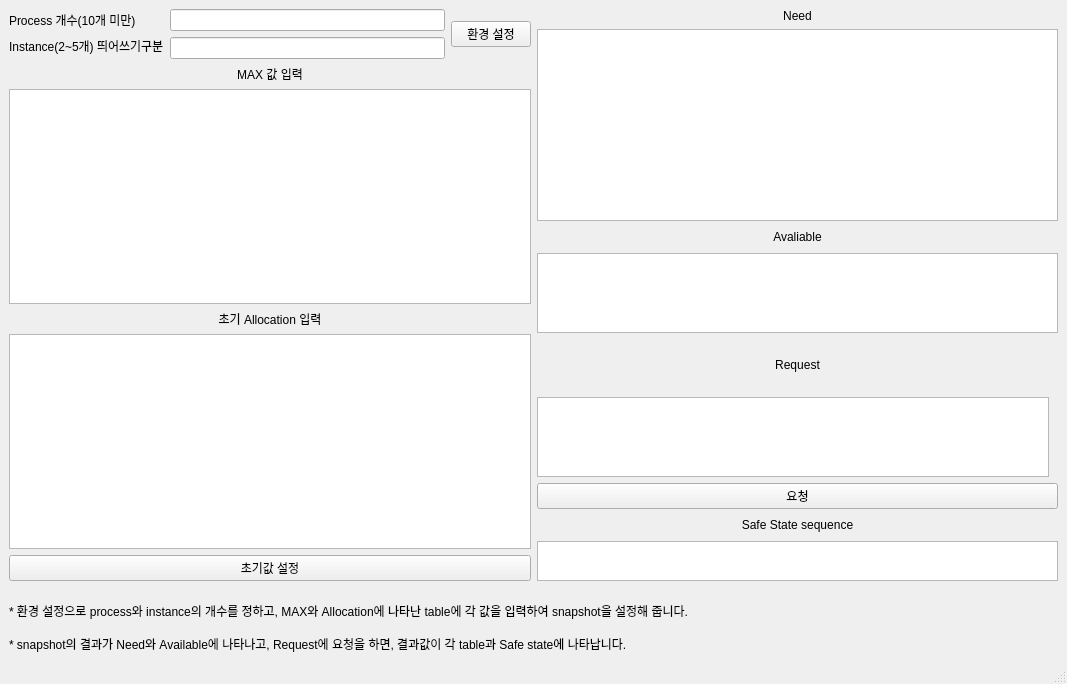
<?xml version="1.0" encoding="UTF-8"?>
<ui version="4.0">
 <class>MainWindow</class>
 <widget class="QMainWindow" name="MainWindow">
  <property name="geometry">
   <rect>
    <x>0</x>
    <y>0</y>
    <width>1067</width>
    <height>684</height>
   </rect>
  </property>
  <property name="windowTitle">
   <string>MainWindow</string>
  </property>
  <widget class="QWidget" name="centralwidget">
   <layout class="QHBoxLayout" name="horizontalLayout_4">
    <item>
     <layout class="QVBoxLayout" name="verticalLayout_15">
      <item>
       <layout class="QHBoxLayout" name="horizontalLayout_3">
        <item>
         <layout class="QVBoxLayout" name="verticalLayout_7">
          <item>
           <layout class="QHBoxLayout" name="horizontalLayout_2">
            <item>
             <layout class="QHBoxLayout" name="horizontalLayout">
              <item>
               <layout class="QVBoxLayout" name="verticalLayout">
                <item>
                 <widget class="QLabel" name="label">
                  <property name="sizePolicy">
                   <sizepolicy hsizetype="Preferred" vsizetype="Fixed">
                    <horstretch>0</horstretch>
                    <verstretch>0</verstretch>
                   </sizepolicy>
                  </property>
                  <property name="text">
                   <string>Process 개수(10개 미만)</string>
                  </property>
                 </widget>
                </item>
                <item>
                 <widget class="QLabel" name="label_2">
                  <property name="sizePolicy">
                   <sizepolicy hsizetype="Preferred" vsizetype="Fixed">
                    <horstretch>0</horstretch>
                    <verstretch>0</verstretch>
                   </sizepolicy>
                  </property>
                  <property name="text">
                   <string>Instance(2~5개) 띄어쓰기구분</string>
                  </property>
                 </widget>
                </item>
               </layout>
              </item>
              <item>
               <layout class="QVBoxLayout" name="verticalLayout_2">
                <item>
                 <widget class="QLineEdit" name="ProcesslineEdit">
                  <property name="dragEnabled">
                   <bool>true</bool>
                  </property>
                 </widget>
                </item>
                <item>
                 <widget class="QLineEdit" name="InstancelineEdit"/>
                </item>
               </layout>
              </item>
             </layout>
            </item>
            <item>
             <widget class="QPushButton" name="SettingpushButton">
              <property name="text">
               <string>환경 설정</string>
              </property>
             </widget>
            </item>
           </layout>
          </item>
          <item>
           <layout class="QVBoxLayout" name="verticalLayout_6">
            <item>
             <layout class="QVBoxLayout" name="verticalLayout_5">
              <item>
               <layout class="QVBoxLayout" name="verticalLayout_3">
                <item>
                 <widget class="QLabel" name="label_3">
                  <property name="sizePolicy">
                   <sizepolicy hsizetype="Preferred" vsizetype="Fixed">
                    <horstretch>0</horstretch>
                    <verstretch>0</verstretch>
                   </sizepolicy>
                  </property>
                  <property name="text">
                   <string>MAX 값 입력</string>
                  </property>
                  <property name="alignment">
                   <set>Qt::AlignCenter</set>
                  </property>
                 </widget>
                </item>
                <item>
                 <widget class="QTableWidget" name="Maxtable">
                  <property name="minimumSize">
                   <size>
                    <width>512</width>
                    <height>0</height>
                   </size>
                  </property>
                 </widget>
                </item>
               </layout>
              </item>
              <item>
               <layout class="QVBoxLayout" name="verticalLayout_4">
                <item>
                 <widget class="QLabel" name="label_4">
                  <property name="sizePolicy">
                   <sizepolicy hsizetype="Preferred" vsizetype="Fixed">
                    <horstretch>0</horstretch>
                    <verstretch>0</verstretch>
                   </sizepolicy>
                  </property>
                  <property name="text">
                   <string>초기 Allocation 입력</string>
                  </property>
                  <property name="alignment">
                   <set>Qt::AlignCenter</set>
                  </property>
                 </widget>
                </item>
                <item>
                 <widget class="QTableWidget" name="Allocationtable">
                  <property name="minimumSize">
                   <size>
                    <width>512</width>
                    <height>0</height>
                   </size>
                  </property>
                 </widget>
                </item>
               </layout>
              </item>
             </layout>
            </item>
            <item>
             <widget class="QPushButton" name="InitialpushButton">
              <property name="text">
               <string>초기값 설정</string>
              </property>
             </widget>
            </item>
           </layout>
          </item>
         </layout>
        </item>
        <item>
         <layout class="QVBoxLayout" name="verticalLayout_11">
          <item>
           <layout class="QVBoxLayout" name="verticalLayout_8">
            <item>
             <widget class="QLabel" name="label_5">
              <property name="sizePolicy">
               <sizepolicy hsizetype="Preferred" vsizetype="Fixed">
                <horstretch>0</horstretch>
                <verstretch>0</verstretch>
               </sizepolicy>
              </property>
              <property name="text">
               <string>Need</string>
              </property>
              <property name="alignment">
               <set>Qt::AlignCenter</set>
              </property>
             </widget>
            </item>
            <item>
             <widget class="QTableWidget" name="Needtable">
              <property name="minimumSize">
               <size>
                <width>512</width>
                <height>0</height>
               </size>
              </property>
             </widget>
            </item>
           </layout>
          </item>
          <item>
           <layout class="QVBoxLayout" name="verticalLayout_9">
            <item>
             <widget class="QLabel" name="label_6">
              <property name="sizePolicy">
               <sizepolicy hsizetype="Preferred" vsizetype="Fixed">
                <horstretch>0</horstretch>
                <verstretch>0</verstretch>
               </sizepolicy>
              </property>
              <property name="maximumSize">
               <size>
                <width>16777215</width>
                <height>20</height>
               </size>
              </property>
              <property name="text">
               <string>Avaliable</string>
              </property>
              <property name="alignment">
               <set>Qt::AlignCenter</set>
              </property>
             </widget>
            </item>
            <item>
             <widget class="QTableWidget" name="Availabletable">
              <property name="minimumSize">
               <size>
                <width>512</width>
                <height>60</height>
               </size>
              </property>
              <property name="maximumSize">
               <size>
                <width>16777215</width>
                <height>80</height>
               </size>
              </property>
             </widget>
            </item>
           </layout>
          </item>
          <item>
           <layout class="QVBoxLayout" name="verticalLayout_13">
            <item>
             <layout class="QVBoxLayout" name="verticalLayout_12">
              <item>
               <widget class="QLabel" name="label_8">
                <property name="text">
                 <string>Request</string>
                </property>
                <property name="alignment">
                 <set>Qt::AlignCenter</set>
                </property>
               </widget>
              </item>
              <item>
               <widget class="QTableWidget" name="Requesttable">
                <property name="sizePolicy">
                 <sizepolicy hsizetype="Preferred" vsizetype="Expanding">
                  <horstretch>0</horstretch>
                  <verstretch>0</verstretch>
                 </sizepolicy>
                </property>
                <property name="minimumSize">
                 <size>
                  <width>512</width>
                  <height>0</height>
                 </size>
                </property>
                <property name="maximumSize">
                 <size>
                  <width>512</width>
                  <height>80</height>
                 </size>
                </property>
                <attribute name="verticalHeaderVisible">
                 <bool>false</bool>
                </attribute>
               </widget>
              </item>
              <item>
               <widget class="QPushButton" name="RequestpushButton">
                <property name="sizePolicy">
                 <sizepolicy hsizetype="Minimum" vsizetype="Fixed">
                  <horstretch>0</horstretch>
                  <verstretch>0</verstretch>
                 </sizepolicy>
                </property>
                <property name="minimumSize">
                 <size>
                  <width>150</width>
                  <height>0</height>
                 </size>
                </property>
                <property name="maximumSize">
                 <size>
                  <width>16777215</width>
                  <height>16777215</height>
                 </size>
                </property>
                <property name="text">
                 <string>요청</string>
                </property>
               </widget>
              </item>
             </layout>
            </item>
           </layout>
          </item>
          <item>
           <layout class="QVBoxLayout" name="verticalLayout_10">
            <item>
             <widget class="QLabel" name="label_7">
              <property name="sizePolicy">
               <sizepolicy hsizetype="Preferred" vsizetype="Fixed">
                <horstretch>0</horstretch>
                <verstretch>0</verstretch>
               </sizepolicy>
              </property>
              <property name="maximumSize">
               <size>
                <width>16777215</width>
                <height>20</height>
               </size>
              </property>
              <property name="layoutDirection">
               <enum>Qt::LeftToRight</enum>
              </property>
              <property name="frameShape">
               <enum>QFrame::NoFrame</enum>
              </property>
              <property name="frameShadow">
               <enum>QFrame::Plain</enum>
              </property>
              <property name="text">
               <string>Safe State sequence</string>
              </property>
              <property name="alignment">
               <set>Qt::AlignCenter</set>
              </property>
             </widget>
            </item>
            <item>
             <widget class="QTextBrowser" name="Safe_State_textBrowser">
              <property name="minimumSize">
               <size>
                <width>512</width>
                <height>40</height>
               </size>
              </property>
              <property name="maximumSize">
               <size>
                <width>16777215</width>
                <height>40</height>
               </size>
              </property>
             </widget>
            </item>
           </layout>
          </item>
         </layout>
        </item>
       </layout>
      </item>
      <item>
       <layout class="QVBoxLayout" name="verticalLayout_14">
        <property name="spacing">
         <number>15</number>
        </property>
        <property name="topMargin">
         <number>15</number>
        </property>
        <item>
         <widget class="QLabel" name="label_9">
          <property name="text">
           <string>* 환경 설정으로 process와 instance의 개수를 정하고, MAX와 Allocation에 나타난 table에 각 값을 입력하여 snapshot을 설정해 줍니다.</string>
          </property>
         </widget>
        </item>
        <item>
         <widget class="QLabel" name="label_10">
          <property name="text">
           <string>* snapshot의 결과가 Need와 Available에 나타나고, Request에 요청을 하면, 결과값이 각 table과 Safe state에 나타납니다.</string>
          </property>
         </widget>
        </item>
       </layout>
      </item>
     </layout>
    </item>
   </layout>
  </widget>
  <widget class="QMenuBar" name="menubar">
   <property name="geometry">
    <rect>
     <x>0</x>
     <y>0</y>
     <width>1067</width>
     <height>26</height>
    </rect>
   </property>
  </widget>
  <widget class="QStatusBar" name="statusbar"/>
 </widget>
 <resources/>
 <connections/>
</ui>
